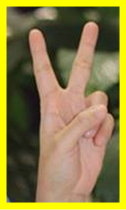
#> input picture images/ESKluJL.png, 126 x 210 px, found by its file name
$ python image_processing.py
#> lines starting #> are read from the running program, lines starting #| are printed output that depends on the picture; after the words box and inside, x2 and y2 are one past the last pixel; in counts of white or black regions, pixels touching at a corner belong together
import sys
import base64
import json
import cv2
import requests
import numpy as np

from urllib.request import urlopen
def url_to_image(url, readFlag=cv2.IMREAD_COLOR):
    # download the image, convert it to a NumPy array, and then read
    # it into OpenCV format
#> called with url = 'https://i.imgur.com/ESKluJL.png', readFlag = 1
    resp = urlopen(url)
    image = np.asarray(bytearray(resp.read()), dtype="uint8")
    image = cv2.imdecode(image, readFlag)
#> image is the input picture: shape (210, 126, 3); mean B, G, R 69.2, 127.6, 140.8

    # return the image
    return image

def remove_white_background(img, dest):

#> called with dest = '../images/ESKluJL.png'
    gray = cv2.cvtColor(img, cv2.COLOR_BGR2GRAY)
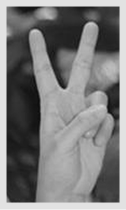
#> gray: shape (210, 126); min 11, max 239, mean 124.9
    th, threshed = cv2.threshold(gray, 240, 255, cv2.THRESH_BINARY_INV)
#> threshed: shape (210, 126); every value is 255

    ## (2) Morph-op to remove noise
    kernel = cv2.getStructuringElement(cv2.MORPH_ELLIPSE, (11,11))
    morphed = cv2.morphologyEx(threshed, cv2.MORPH_CLOSE, kernel)

    ## (3) Find the max-area contour
    cnts = cv2.findContours(morphed, cv2.RETR_EXTERNAL, cv2.CHAIN_APPROX_SIMPLE)[-2]
#> cnts = [[[0, 0], [0, 209], [125, 209], [125, 0]]]
    cnt = sorted(cnts, key=cv2.contourArea)[-1]
#> cnt = [[0, 0], [0, 209], [125, 209], [125, 0]]

    ## (4) Crop and save it
    x,y,w,h = cv2.boundingRect(cnt)
#> x = 0; y = 0; w = 126; h = 210
    dst = img[y:y+h, x:x+w]
    cv2.imwrite(dest, dst)
    # retval, buffer_img= cv2.imencode('.jpg', dst)
    # return base64.b64encode(buffer_img)

otaku_links = {
  "000": ["https://i.imgur.com/ESKluJL.png", "https://i.imgur.com/N6p6Cvy.png"],
  "001": ["https://i.imgur.com/x08Q6HC.png", "https://i.imgur.com/XLRChNI.png"],
  "002": ["https://i.imgur.com/8uU3lGk.png", "https://i.imgur.com/96L4Ycj.png"],
  "003": ["https://i.imgur.com/gaNKySj.png", "https://i.imgur.com/UJU9VIT.png"],
  "004": ["https://i.imgur.com/rlgbqAL.png", "https://i.imgur.com/KTwQs5S.png"],
  "005": ["https://i.imgur.com/RjIz3Ai.png", "https://i.imgur.com/xIRdgd8.png"],
  "006": ["https://i.imgur.com/TKquqEN.png", "https://i.imgur.com/0e7oFPm.png"],
  "007": ["https://i.imgur.com/MHcsGtq.png", "https://i.imgur.com/W1kwYTM.png"],
  "008": ["https://i.imgur.com/AkkQGPY.png", "https://i.imgur.com/xWifE5w.png"],
  "009": ["https://i.imgur.com/Hv3PQky.png", "https://i.imgur.com/GaOeZTq.png"],
  "010": ["https://i.imgur.com/XHb4bZD.png", "https://i.imgur.com/1hIjjqo.png"],
  "011": ["https://i.imgur.com/9MaORLW.png", "https://i.imgur.com/FIfU5QI.png"],
  "012": ["https://i.imgur.com/4uS9TF7.png", "https://i.imgur.com/M4FOUO2.png"],
  "013": ["https://i.imgur.com/Te9DnQK.png", "https://i.imgur.com/uc5ewc3.png"],
  "014": ["https://i.imgur.com/2fXXW8c.png", "https://i.imgur.com/9Bp9eJN.png"],
  "015": ["https://i.imgur.com/oBrd0II.png", "https://i.imgur.com/cc9lp1O.png"],
  "016": ["https://i.imgur.com/Grl5CI8.png", "https://i.imgur.com/zd2T3kX.png"],
  "017": ["https://i.imgur.com/x9bbmc3.png", "https://i.imgur.com/tJPGfLZ.png"],
  "018": ["https://i.imgur.com/B9xIOlo.png", "https://i.imgur.com/A73gTW0.png"],
  "019": ["https://i.imgur.com/rPhElEz.png", "https://i.imgur.com/CULDWUq.png"],
  "020": ["https://i.imgur.com/7tegHvj.png", "https://i.imgur.com/RHEHuIz.png"],
  "021": ["https://i.imgur.com/QEiP3OX.png", "https://i.imgur.com/gBFXwlq.png"],
  "022": ["https://i.imgur.com/9IgLPS6.png", "https://i.imgur.com/qPAyCqJ.png"],
  "023": ["https://i.imgur.com/kbtqxMl.png", "https://i.imgur.com/nY0YLwP.png"],
  "024": ["https://i.imgur.com/GdiGm9a.png", "https://i.imgur.com/W9zH0Hi.png"],
  "025": ["https://i.imgur.com/QFcOMBM.png", "https://i.imgur.com/nolUYpQ.png"],
  "026": ["https://i.imgur.com/mrUFQNV.png", "https://i.imgur.com/DWvoxoH.png"],
  "027": ["https://i.imgur.com/sk4AwWg.png", "https://i.imgur.com/3qrk8mF.png"],
  "028": ["https://i.imgur.com/nqepjli.png", "https://i.imgur.com/forVeRB.png"],
  "029": ["https://i.imgur.com/DSJFb0O.png", "https://i.imgur.com/mOEtuHK.png"],
  "030": ["https://i.imgur.com/I0M4PW2.png", "https://i.imgur.com/MrJd92P.png"],
  "031": ["https://i.imgur.com/cllIwg6.png", "https://i.imgur.com/HNuC6pP.png"],
  "032": ["https://i.imgur.com/1GmGHwR.png", "https://i.imgur.com/shQzOUc.png"],
  "033": ["https://i.imgur.com/zJhGAGT.png", "https://i.imgur.com/RQ8Cd0G.png"],
  "034": ["https://i.imgur.com/IDZJUv6.png", "https://i.imgur.com/WCcj4TY.png"],
  "035": ["https://i.imgur.com/tE4fV1H.png", "https://i.imgur.com/Cbrx07f.png"],
  "036": ["https://i.imgur.com/q75Ghps.png", "https://i.imgur.com/sxZ9kRP.png"],
  "037": ["https://i.imgur.com/XSmtvOb.png", "https://i.imgur.com/qtTgBsr.png"],
  "038": ["https://i.imgur.com/WNmZnYo.png", "https://i.imgur.com/jR50iTW.png"],
  "039": ["https://i.imgur.com/bfiUwPh.png", "https://i.imgur.com/eTQtp6W.png"],
  "040": ["https://i.imgur.com/SNS4vMr.png", "https://i.imgur.com/bcad9pH.png"],
  "041": ["https://i.imgur.com/y4NGs1D.png", "https://i.imgur.com/P3wxD2Y.png"],
  "042": ["https://i.imgur.com/WxVLPH8.png", "https://i.imgur.com/gdQJ9Q4.png"],
  "043": ["https://i.imgur.com/Oyy7T6H.png", "https://i.imgur.com/lmwYWc4.png"],
  "044": ["https://i.imgur.com/d8HGvho.png", "https://i.imgur.com/lvuWWTK.png"],
  "045": ["https://i.imgur.com/FYEz1Ni.png", "https://i.imgur.com/KFPa811.png"],
  "046": ["https://i.imgur.com/AnjpHVH.png", "https://i.imgur.com/3u0JFp8.png"],
  "047": ["https://i.imgur.com/y1pe8RY.png", "https://i.imgur.com/OpQGBDw.png"],
  "048": ["https://i.imgur.com/YLwocCN.png", "https://i.imgur.com/WpyJwjn.png"],
  "049": ["https://i.imgur.com/EkdgnxS.png", "https://i.imgur.com/G8ovpJp.png"],
  "050": ["https://i.imgur.com/Fh9m1e5.png", "https://i.imgur.com/ioUTJCI.png"],
  "051": ["https://i.imgur.com/S7K6Oi1.png", "https://i.imgur.com/4I0CsuZ.png"],
  "052": ["https://i.imgur.com/MI8q9b5.png", "https://i.imgur.com/1A78F8M.png"],
  "053": ["https://i.imgur.com/ViEztJJ.png", "https://i.imgur.com/Sem1eCg.png"],
  "054": ["https://i.imgur.com/DfwWK1R.png", "https://i.imgur.com/IQzjVRH.png"],
  "055": ["https://i.imgur.com/LySYxGz.png", "https://i.imgur.com/prxQ0gS.png"],
  "056": ["https://i.imgur.com/31xrPRM.png", "https://i.imgur.com/ZHKbc2G.png"],
  "057": ["https://i.imgur.com/hHN2dLC.png", "https://i.imgur.com/Rf2FQqU.png"],
  "058": ["https://i.imgur.com/Lj2hUqz.png", "https://i.imgur.com/27fQKg7.png"],
  "059": ["https://i.imgur.com/HwQGu7v.png", "https://i.imgur.com/NRImGOJ.png"],
  "060": ["https://i.imgur.com/Du4yKDe.png", "https://i.imgur.com/Pr4LEC7.png"],
  "061": ["https://i.imgur.com/xZDwAwl.png", "https://i.imgur.com/IdhBv8o.png"],
  "062": ["https://i.imgur.com/w6p49Xs.png", "https://i.imgur.com/GF3C81M.png"],
  "063": ["https://i.imgur.com/VLLOuGm.png", "https://i.imgur.com/0nvc6EB.png"],
  "064": ["https://i.imgur.com/wXAoH4D.png", "https://i.imgur.com/LlySQJ7.png"],
  "065": ["https://i.imgur.com/MCTFiFo.png", "https://i.imgur.com/UGoygKv.png"],
  "066": ["https://i.imgur.com/EDjkkwp.png", "https://i.imgur.com/6vj4KR2.png"],
  "067": ["https://i.imgur.com/R9t6ugF.png", "https://i.imgur.com/s5aub6J.png"],
  "068": ["https://i.imgur.com/EU08oiN.png", "https://i.imgur.com/j9whREB.png"],
  "069": ["https://i.imgur.com/yQ1YRL5.png", "https://i.imgur.com/ntRWyCm.png"],
  "070": ["https://i.imgur.com/f6LlAM2.png", "https://i.imgur.com/qNLcTLx.png"],
  "071": ["https://i.imgur.com/GPFDrwB.png", "https://i.imgur.com/yHVqUii.png"],
  "072": ["https://i.imgur.com/f836T7Z.png", "https://i.imgur.com/2Ro3Xy7.png"],
  "073": ["https://i.imgur.com/d3uX35Q.png", "https://i.imgur.com/0OFRLvT.png"],
  "074": ["https://i.imgur.com/CTVdLTv.png", "https://i.imgur.com/mnC3O9B.png"],
  "075": ["https://i.imgur.com/merEn8u.png", "https://i.imgur.com/8oAUQBO.png"],
  "076": ["https://i.imgur.com/sBYKtjM.png", "https://i.imgur.com/C3KZcCz.png"],
  "077": ["https://i.imgur.com/HzrVSTK.png", "https://i.imgur.com/CVSk04L.png"],
  "078": ["https://i.imgur.com/l7ykoJP.png", "https://i.imgur.com/5A0dEdo.png"],
  "079": ["https://i.imgur.com/B8P1mRe.png", "https://i.imgur.com/1In7L3C.png"],
  "080": ["https://i.imgur.com/2Xxfm0J.png", "https://i.imgur.com/3VJOeTb.png"]
}

peronista_links = {
  "000": ["https://i.imgur.com/Io2xP5s.png", "https://i.imgur.com/tKFsfX8.png"],
  "001": ["https://i.imgur.com/tuJz9JR.png", "https://i.imgur.com/sxwCSgC.png"],
  "002": ["https://i.imgur.com/RXwubbC.png", "https://i.imgur.com/lQVx7GZ.png"],
  "003": ["https://i.imgur.com/PwulXNL.png", "https://i.imgur.com/4dIUWP7.png"],
  "004": ["https://i.imgur.com/v3CrMBw.png", "https://i.imgur.com/V1N8Ool.png"],
  "005": ["https://i.imgur.com/Oy6OV1p.png", "https://i.imgur.com/pVpUb1O.png"],
  "006": ["https://i.imgur.com/bTzvZZc.png", "https://i.imgur.com/kDUuWzJ.png"],
  "007": ["https://i.imgur.com/GO8Q61Z.png", "https://i.imgur.com/Yku3AW4.png"],
  "008": ["https://i.imgur.com/w8dgJjL.png", "https://i.imgur.com/8pVV3RK.png"],
  "009": ["https://i.imgur.com/vpoK52l.png", "https://i.imgur.com/lEcX2LT.png"],
  "010": ["https://i.imgur.com/MMnY464.png", "https://i.imgur.com/Vkrfwrm.png"],
  "011": ["https://i.imgur.com/MyHXsrY.png", "https://i.imgur.com/PLpPBOk.png"],
  "012": ["https://i.imgur.com/Bl0uZCR.png", "https://i.imgur.com/CAbfLfe.png"],
  "013": ["https://i.imgur.com/oy9nZrW.png", "https://i.imgur.com/J28pW3K.png"],
  "014": ["https://i.imgur.com/QFch33B.png", "https://i.imgur.com/Bqr8RUU.png"],
  "015": ["https://i.imgur.com/T1W67NZ.png", "https://i.imgur.com/pZKqwvA.png"],
  "016": ["https://i.imgur.com/SmnUbAy.png", "https://i.imgur.com/VZN8t8h.png"],
  "017": ["https://i.imgur.com/tSosuvz.png", "https://i.imgur.com/zAqdUZH.png"],
  "018": ["https://i.imgur.com/Lm4ZbT7.png", "https://i.imgur.com/YwmSPjt.png"],
  "019": ["https://i.imgur.com/MAtxyU9.png", "https://i.imgur.com/v8PysPS.png"],
  "020": ["https://i.imgur.com/PV31YL2.png", "https://i.imgur.com/AdNSKF2.png"],
  "021": ["https://i.imgur.com/x5wld2q.png", "https://i.imgur.com/yd1gmdf.png"],
  "022": ["https://i.imgur.com/zIu0rfj.png", "https://i.imgur.com/BduyXpd.png"],
  "023": ["https://i.imgur.com/sc8wKkx.png", "https://i.imgur.com/hGheLCj.png"],
  "024": ["https://i.imgur.com/aTTtoah.png", "https://i.imgur.com/1URkH8T.png"],
  "025": ["https://i.imgur.com/2RhGFyo.png", "https://i.imgur.com/8dh3WwD.png"],
  "026": ["https://i.imgur.com/911ezxf.png", "https://i.imgur.com/DpOLsGP.png"],
  "027": ["https://i.imgur.com/PMzmrde.png", "https://i.imgur.com/uzK0HMZ.png"],
  "028": ["https://i.imgur.com/Vv9OeV8.png", "https://i.imgur.com/FJ0kOKq.png"],
  "029": ["https://i.imgur.com/cGFPmju.png", "https://i.imgur.com/BHxM5Qe.png"],
  "030": ["https://i.imgur.com/8YKaCBP.png", "https://i.imgur.com/halN7iC.png"],
  "031": ["https://i.imgur.com/N3KusGR.png", "https://i.imgur.com/MztNQji.png"],
  "032": ["https://i.imgur.com/SobdclW.png", "https://i.imgur.com/MS37VET.png"],
  "033": ["https://i.imgur.com/UfWO9wx.png", "https://i.imgur.com/G57VrNR.png"],
  "034": ["https://i.imgur.com/7vFyyGP.png", "https://i.imgur.com/odKgerR.png"],
  "035": ["https://i.imgur.com/hdgjzFQ.png", "https://i.imgur.com/R2HU6Pr.png"],
  "036": ["https://i.imgur.com/nJBH2wV.png", "https://i.imgur.com/kl3vG6b.png"],
  "037": ["https://i.imgur.com/yhOeaKY.png", "https://i.imgur.com/VPlrWLN.png"],
  "038": ["https://i.imgur.com/U6gZf2a.png", "https://i.imgur.com/5VaiYv4.png"],
  "039": ["https://i.imgur.com/wG70SnH.png", "https://i.imgur.com/FQOQAww.png"],
  "040": ["https://i.imgur.com/S9igFu6.png", "https://i.imgur.com/zc53vKm.png"],
  "041": ["https://i.imgur.com/PgD4J3u.png", "https://i.imgur.com/jNOT6mK.png"],
  "042": ["https://i.imgur.com/HrJMT7s.png", "https://i.imgur.com/f3MliKc.png"],
  "043": ["https://i.imgur.com/EdQdnXu.png", "https://i.imgur.com/DXr1cpD.png"],
  "044": ["https://i.imgur.com/IE5YObQ.png", "https://i.imgur.com/tNgN7Nc.png"],
  "045": ["https://i.imgur.com/wYuZttI.png", "https://i.imgur.com/PVEc93L.png"],
  "046": ["https://i.imgur.com/FXRhdZB.png", "https://i.imgur.com/XiRogEh.png"],
  "047": ["https://i.imgur.com/HOdtTde.png", "https://i.imgur.com/kEq92lX.png"],
  "048": ["https://i.imgur.com/ohcGSzJ.png", "https://i.imgur.com/r48V0Ua.png"],
  "049": ["https://i.imgur.com/vArNH5U.png", "https://i.imgur.com/t83sYWG.png"],
  "050": ["https://i.imgur.com/Yzkdz3G.png", "https://i.imgur.com/01ukRpP.png"],
  "051": ["https://i.imgur.com/qCNXOmI.png", "https://i.imgur.com/RezIGO4.png"],
  "052": ["https://i.imgur.com/XkVXH9r.png", "https://i.imgur.com/130kRnb.png"],
  "053": ["https://i.imgur.com/Qi2gBka.png", "https://i.imgur.com/if05xa9.png"],
  "054": ["https://i.imgur.com/4wAipTt.png", "https://i.imgur.com/2WtPfqD.png"],
  "055": ["https://i.imgur.com/IGIqu0Y.png", "https://i.imgur.com/w1fXcfs.png"],
  "056": ["https://i.imgur.com/7Pk74N0.png", "https://i.imgur.com/OF9gX3Q.png"],
  "057": ["https://i.imgur.com/OlqpKe6.png", "https://i.imgur.com/av1Jyfd.png"],
  "058": ["https://i.imgur.com/zdNlGYs.png", "https://i.imgur.com/4nvJq2H.png"],
  "059": ["https://i.imgur.com/qEtoVXz.png", "https://i.imgur.com/y31SmGo.png"],
  "060": ["https://i.imgur.com/uVZNFJJ.png", "https://i.imgur.com/8YDJv6z.png"],
  "061": ["https://i.imgur.com/pFcuCuk.png", "https://i.imgur.com/AJLvFfq.png"],
  "062": ["https://i.imgur.com/E7xVc6K.png", "https://i.imgur.com/rgphjJJ.png"],
  "063": ["https://i.imgur.com/KOoNNTO.png", "https://i.imgur.com/faq2x4T.png"],
  "064": ["https://i.imgur.com/HweonkO.png", "https://i.imgur.com/uJ6xMGR.png"],
  "065": ["https://i.imgur.com/lmpHVsx.png", "https://i.imgur.com/qpj2rqJ.png"],
  "066": ["https://i.imgur.com/hemDhwA.png", "https://i.imgur.com/wZxVzmZ.png"],
  "067": ["https://i.imgur.com/UpSvZHJ.png", "https://i.imgur.com/MO6GDfA.png"],
  "068": ["https://i.imgur.com/zqw3z42.png", "https://i.imgur.com/svVZQ8e.png"],
  "069": ["https://i.imgur.com/KV9vvFK.png", "https://i.imgur.com/E5dUkB8.png"],
  "070": ["https://i.imgur.com/sXD7Z6W.png", "https://i.imgur.com/okyEvJV.png"],
  "071": ["https://i.imgur.com/E2cd96Q.png", "https://i.imgur.com/hfz6MAu.png"],
  "072": ["https://i.imgur.com/Xekv1Qm.png", "https://i.imgur.com/0gYjALF.png"],
  "073": ["https://i.imgur.com/OfR8iiy.png", "https://i.imgur.com/PlLTmE1.png"],
  "074": ["https://i.imgur.com/zpkVsu8.png", "https://i.imgur.com/PoVUJGu.png"],
  "075": ["https://i.imgur.com/NompMKa.png", "https://i.imgur.com/4yZlX8Z.png"],
  "076": ["https://i.imgur.com/7cnbGn6.png", "https://i.imgur.com/6GQoqYV.png"],
  "077": ["https://i.imgur.com/UlgX03u.png", "https://i.imgur.com/mscnHxO.png"],
  "078": ["https://i.imgur.com/SiaSyA6.png", "https://i.imgur.com/rvT2u70.png"],
  "079": ["https://i.imgur.com/2RF86JH.png", "https://i.imgur.com/dVNSvUS.png"],
  "080": ["https://i.imgur.com/CCtrO1n.png", "https://i.imgur.com/Cg4VVYi.png"]
}


if __name__ == '__main__':
    images = []
    for k in otaku_links.keys():
        remove_white_background(url_to_image(otaku_links[k][0]), f'../images/{otaku_links[k][0].rsplit("/", 1)[1]}')
        images.append({
            'image': f"./images/{otaku_links[k][0].rsplit('/', 1)[1]}",
            'result': 'o',
            'id': otaku_links[k][0].rsplit('/', 1)[1].replace('.png', ''),
        })
#> pass 2 of the loop `for k in otaku_links.keys():`:
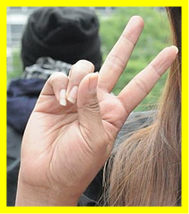
#> input picture images/x08Q6HC.png, 189 x 214 px, found by its file name
#> in url_to_image, image is the input picture: shape (214, 189, 3); mean B, G, R 108.9, 154.1, 166.6
#> in remove_white_background (call 2), `gray = cv2.cvtColor(img, cv2.COLOR_BGR2GRAY)`:
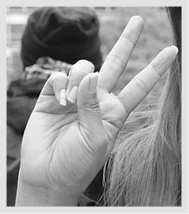
#> gray: shape (214, 189); min 4, max 255, mean 152.7
#> in remove_white_background (call 2), `th, threshed = cv2.threshold(gray, 240, 255, cv2.THRESH_BINARY_INV)`:
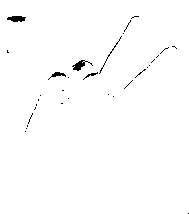
#> threshed: shape (214, 189); 99% white; 32 black regions (27 under 20 px), largest, box (x1, y1, x2, y2) and area: (72, 60, 93, 71) 89, (7, 16, 26, 22) 85, (48, 72, 66, 80) 50, (99, 36, 122, 74) 45, (83, 72, 98, 80) 29
#> morphed: shape (214, 189); every value is 255
#> cnts = [[[0, 0], [0, 213], [188, 213], [188, 0]]]
#> cnt = [[0, 0], [0, 213], [188, 213], [188, 0]]
#> w = 189; h = 214
#> pass 3 of the loop `for k in otaku_links.keys():`:
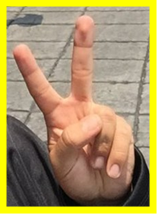
#> input picture images/8uU3lGk.png, 157 x 214 px, found by its file name
#> in url_to_image, image is the input picture: shape (214, 157, 3); mean B, G, R 99.2, 148.6, 169.2
#> in remove_white_background (call 3), `gray = cv2.cvtColor(img, cv2.COLOR_BGR2GRAY)`:
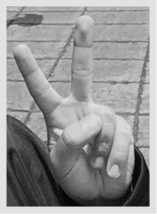
#> gray: shape (214, 157); min 2, max 247, mean 149.1
#> in remove_white_background (call 3), `th, threshed = cv2.threshold(gray, 240, 255, cv2.THRESH_BINARY_INV)`:
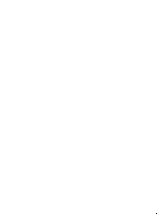
#> threshed: shape (214, 157); 100% white; black in thin lines or dots, all inside (x1, y1, x2, y2) = (156, 213, 157, 214)
#> morphed: shape (214, 157); every value is 255
#> cnts = [[[0, 0], [0, 213], [156, 213], [156, 0]]]
#> cnt = [[0, 0], [0, 213], [156, 213], [156, 0]]
#> w = 157
#> (the run stopped early here; a loop or call above may not have finished)
